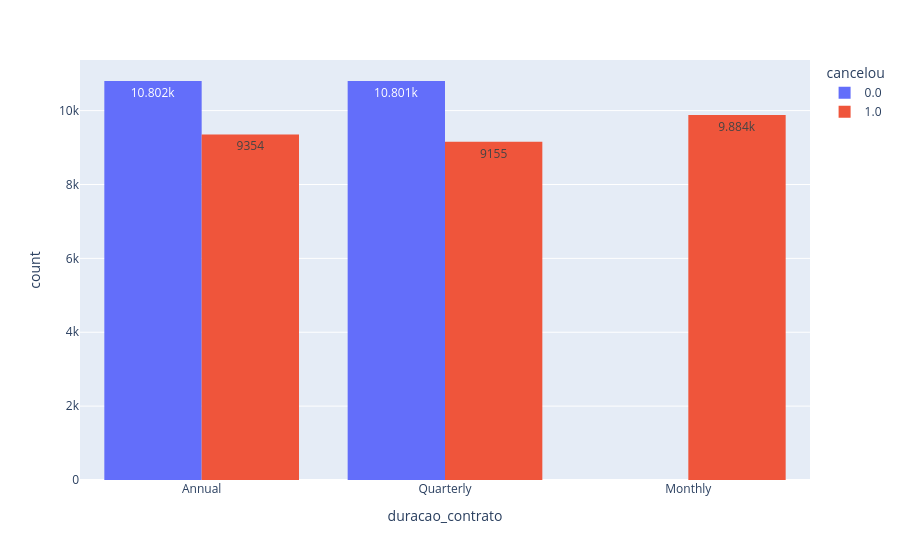
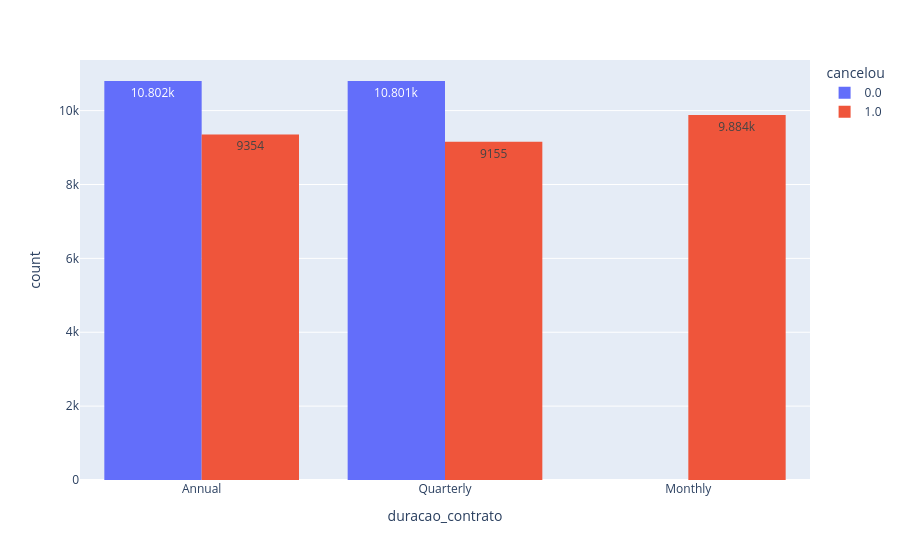
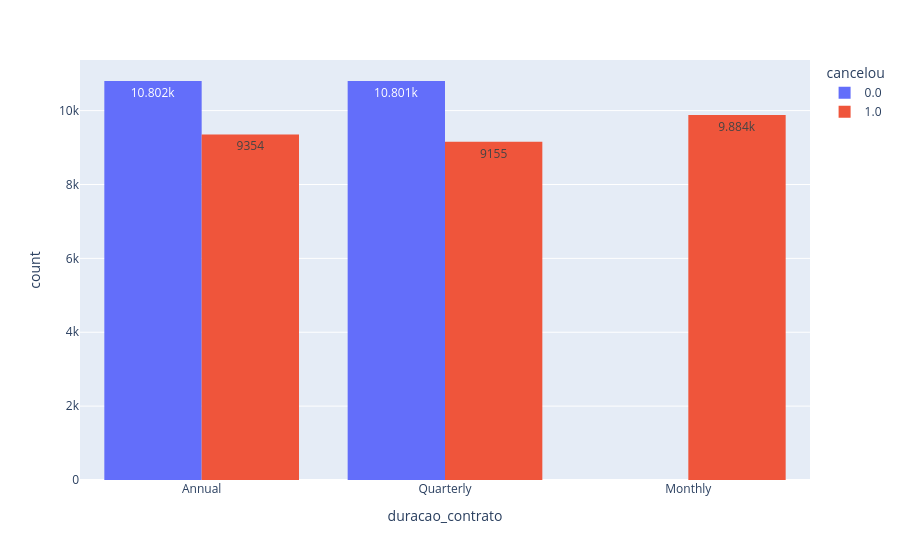
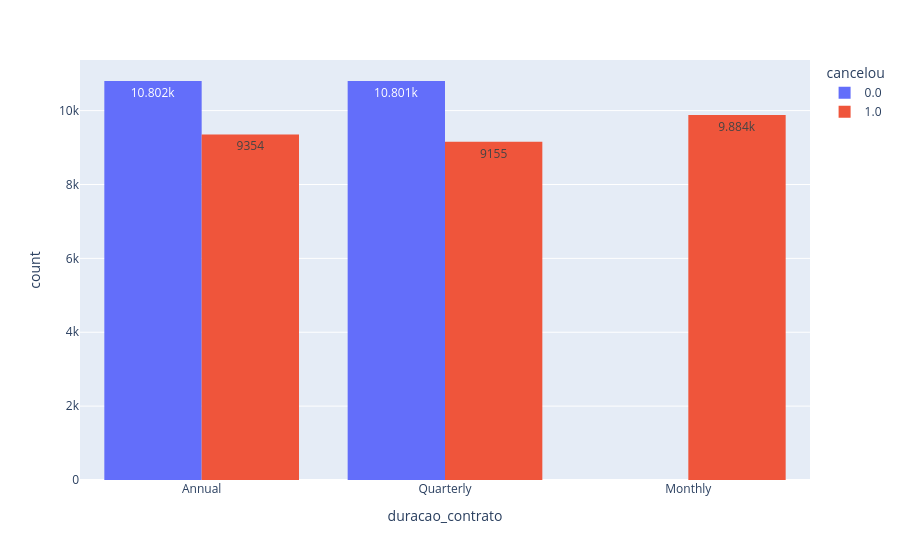

Notebook code cell kept with these figures, in order:
### Markdown cell above
# Python Insights - Analisando Dados com Python

### Case - Cancelamento de Clientes

Você foi contratado por uma empresa com mais de 800 mil clientes para um projeto de Dados. Recentemente a empresa percebeu que da sua base total de clientes, a maioria são clientes inativos, ou seja, que já cancelaram o serviço.

Precisando melhorar seus resultados ela quer conseguir entender os principais motivos desses cancelamentos e quais as ações mais eficientes para reduzir esse número.

Base de dados e arquivos: https://drive.google.com/drive/folders/1uDesZePdkhiraJmiyeZ-w5tfc8XsNYFZ?usp=drive_link

### Code cell
# Passo a Passo do projeto
#pip install pandas openpyxl ipykernel nbformat plotly

# 1. Importar a base de dados
import pandas as pd

tabela = pd.read_csv("cancelamentos.csv")

# 2. Analisar a base de dados
       #entender as informações disponíveis
         #verificar se existem dados faltantes
# 2. Análise inicial (verificar colunas, tipos de dados, valores nulos, etc)
tabela = tabela.drop(columns="CustomerID")
display(tabela)
display(tabela.info())
# 3. Limpar a base de dados
         #tratar os dados faltantes
tabela = tabela.dropna()

display(tabela.info())

# 4. Analisar os dados
            #verificar a distribuição dos dados


display(tabela["cancelou"].value_counts(normalize=True))
display(tabela["duracao_contrato"].value_counts(normalize=True))


display(tabela["cancelou"].value_counts(normalize=True).map("{:.2%}".format))

#5. Análise detalhada (causa do cancelamento  dos clientes, como cada coluna impacta o cancelamento, etc)

import plotly.express as px

print(tabela.columns)


for coluna in tabela.columns:
#cria o gráfico
  grafico = px.histogram(tabela, x="duracao_contrato", color="cancelou", barmode="group", text_auto=True)

#exibe o gráfico
  grafico.show()


# 6. Conclusão

tabela_final = tabela.query("duracao_contrato != 'Monthly'")
tabela_final = tabela_final.query("ligacoes_callcenter <= 4")
tabela_final = tabela_final.query("dias_atraso <= 20")

print("-" * 30)
print(f"Taxa de cancelamento original: {tabela['cancelou'].mean():.2%}")
print(f"Taxa de cancelamento após ações: {tabela_final['cancelou'].mean():.2%}")
print("-" * 30)

#A análise de dados serviu para priorizar onde gastar dinheiro. Em vez de dar desconto para todo mundo, descobriu que o foco deve ser no Call Center e nos Contratos Mensais.

### Figure 1 — Plotly figure (JSON) as saved in the notebook; plotly's stock layout.template omitted (floating-point values rounded to 4 significant figures; data arrays with more than 128 entries replaced by an {"elided": "..."} marker saying what was removed)
{"data": [{"alignmentgroup": "True", "bingroup": "x", "hovertemplate": "cancelou=0.0<br>duracao_contrato=%{x}<br>count=%{y}<extra></extra>", "legendgroup": "0.0", "marker": {"color": "#636efa", "pattern": {"shape": ""}}, "name": "0.0", "offsetgroup": "0.0", "orientation": "v", "showlegend": true, "texttemplate": "%{value}", "type": "histogram", "x": {"elided": "21603 str values"}, "xaxis": "x", "yaxis": "y"}, {"alignmentgroup": "True", "bingroup": "x", "hovertemplate": "cancelou=1.0<br>duracao_contrato=%{x}<br>count=%{y}<extra></extra>", "legendgroup": "1.0", "marker": {"color": "#EF553B", "pattern": {"shape": ""}}, "name": "1.0", "offsetgroup": "1.0", "orientation": "v", "showlegend": true, "texttemplate": "%{value}", "type": "histogram", "x": {"elided": "28393 str values"}, "xaxis": "x", "yaxis": "y"}], "layout": {"barmode": "group", "legend": {"title": {"text": "cancelou"}, "tracegroupgap": 0}, "margin": {"t": 60}, "xaxis": {"anchor": "y", "domain": [0, 1], "title": {"text": "duracao_contrato"}}, "yaxis": {"anchor": "x", "domain": [0, 1], "title": {"text": "count"}}}}

### Figure 2 — Plotly figure (JSON) as saved in the notebook; plotly's stock layout.template omitted (floating-point values rounded to 4 significant figures; data arrays with more than 128 entries replaced by an {"elided": "..."} marker saying what was removed)
{"data": [{"alignmentgroup": "True", "bingroup": "x", "hovertemplate": "cancelou=0.0<br>duracao_contrato=%{x}<br>count=%{y}<extra></extra>", "legendgroup": "0.0", "marker": {"color": "#636efa", "pattern": {"shape": ""}}, "name": "0.0", "offsetgroup": "0.0", "orientation": "v", "showlegend": true, "texttemplate": "%{value}", "type": "histogram", "x": {"elided": "21603 str values"}, "xaxis": "x", "yaxis": "y"}, {"alignmentgroup": "True", "bingroup": "x", "hovertemplate": "cancelou=1.0<br>duracao_contrato=%{x}<br>count=%{y}<extra></extra>", "legendgroup": "1.0", "marker": {"color": "#EF553B", "pattern": {"shape": ""}}, "name": "1.0", "offsetgroup": "1.0", "orientation": "v", "showlegend": true, "texttemplate": "%{value}", "type": "histogram", "x": {"elided": "28393 str values"}, "xaxis": "x", "yaxis": "y"}], "layout": {"barmode": "group", "legend": {"title": {"text": "cancelou"}, "tracegroupgap": 0}, "margin": {"t": 60}, "xaxis": {"anchor": "y", "domain": [0, 1], "title": {"text": "duracao_contrato"}}, "yaxis": {"anchor": "x", "domain": [0, 1], "title": {"text": "count"}}}}

### Figure 3 — Plotly figure (JSON) as saved in the notebook; plotly's stock layout.template omitted (floating-point values rounded to 4 significant figures; data arrays with more than 128 entries replaced by an {"elided": "..."} marker saying what was removed)
{"data": [{"alignmentgroup": "True", "bingroup": "x", "hovertemplate": "cancelou=0.0<br>duracao_contrato=%{x}<br>count=%{y}<extra></extra>", "legendgroup": "0.0", "marker": {"color": "#636efa", "pattern": {"shape": ""}}, "name": "0.0", "offsetgroup": "0.0", "orientation": "v", "showlegend": true, "texttemplate": "%{value}", "type": "histogram", "x": {"elided": "21603 str values"}, "xaxis": "x", "yaxis": "y"}, {"alignmentgroup": "True", "bingroup": "x", "hovertemplate": "cancelou=1.0<br>duracao_contrato=%{x}<br>count=%{y}<extra></extra>", "legendgroup": "1.0", "marker": {"color": "#EF553B", "pattern": {"shape": ""}}, "name": "1.0", "offsetgroup": "1.0", "orientation": "v", "showlegend": true, "texttemplate": "%{value}", "type": "histogram", "x": {"elided": "28393 str values"}, "xaxis": "x", "yaxis": "y"}], "layout": {"barmode": "group", "legend": {"title": {"text": "cancelou"}, "tracegroupgap": 0}, "margin": {"t": 60}, "xaxis": {"anchor": "y", "domain": [0, 1], "title": {"text": "duracao_contrato"}}, "yaxis": {"anchor": "x", "domain": [0, 1], "title": {"text": "count"}}}}

### Figure 4 — Plotly figure (JSON) as saved in the notebook; plotly's stock layout.template omitted (floating-point values rounded to 4 significant figures; data arrays with more than 128 entries replaced by an {"elided": "..."} marker saying what was removed)
{"data": [{"alignmentgroup": "True", "bingroup": "x", "hovertemplate": "cancelou=0.0<br>duracao_contrato=%{x}<br>count=%{y}<extra></extra>", "legendgroup": "0.0", "marker": {"color": "#636efa", "pattern": {"shape": ""}}, "name": "0.0", "offsetgroup": "0.0", "orientation": "v", "showlegend": true, "texttemplate": "%{value}", "type": "histogram", "x": {"elided": "21603 str values"}, "xaxis": "x", "yaxis": "y"}, {"alignmentgroup": "True", "bingroup": "x", "hovertemplate": "cancelou=1.0<br>duracao_contrato=%{x}<br>count=%{y}<extra></extra>", "legendgroup": "1.0", "marker": {"color": "#EF553B", "pattern": {"shape": ""}}, "name": "1.0", "offsetgroup": "1.0", "orientation": "v", "showlegend": true, "texttemplate": "%{value}", "type": "histogram", "x": {"elided": "28393 str values"}, "xaxis": "x", "yaxis": "y"}], "layout": {"barmode": "group", "legend": {"title": {"text": "cancelou"}, "tracegroupgap": 0}, "margin": {"t": 60}, "xaxis": {"anchor": "y", "domain": [0, 1], "title": {"text": "duracao_contrato"}}, "yaxis": {"anchor": "x", "domain": [0, 1], "title": {"text": "count"}}}}
